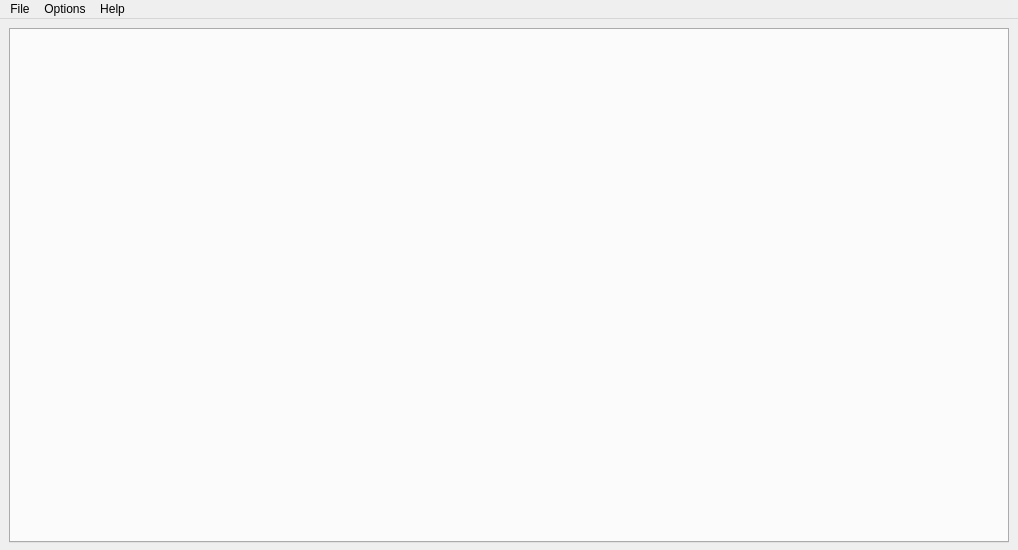
<?xml version="1.0" encoding="UTF-8"?>
<ui version="4.0">
 <class>MainWindow</class>
 <widget class="QMainWindow" name="MainWindow">
  <property name="windowModality">
   <enum>Qt::NonModal</enum>
  </property>
  <property name="geometry">
   <rect>
    <x>0</x>
    <y>0</y>
    <width>1018</width>
    <height>550</height>
   </rect>
  </property>
  <property name="sizePolicy">
   <sizepolicy hsizetype="MinimumExpanding" vsizetype="MinimumExpanding">
    <horstretch>0</horstretch>
    <verstretch>0</verstretch>
   </sizepolicy>
  </property>
  <property name="minimumSize">
   <size>
    <width>1010</width>
    <height>525</height>
   </size>
  </property>
  <property name="maximumSize">
   <size>
    <width>1018</width>
    <height>550</height>
   </size>
  </property>
  <property name="windowTitle">
   <string>YouTube Download</string>
  </property>
  <property name="windowIcon">
   <iconset>
    <normaloff>../assets/ytdl.png</normaloff>../assets/ytdl.png</iconset>
  </property>
  <property name="autoFillBackground">
   <bool>true</bool>
  </property>
  <property name="tabShape">
   <enum>QTabWidget::Rounded</enum>
  </property>
  <property name="unifiedTitleAndToolBarOnMac">
   <bool>false</bool>
  </property>
  <widget class="QWidget" name="centralwidget">
   <property name="sizePolicy">
    <sizepolicy hsizetype="Fixed" vsizetype="Fixed">
     <horstretch>0</horstretch>
     <verstretch>0</verstretch>
    </sizepolicy>
   </property>
   <layout class="QGridLayout" name="gridLayout">
    <item row="0" column="0">
     <widget class="QTabWidget" name="tab_manager">
      <property name="sizePolicy">
       <sizepolicy hsizetype="Fixed" vsizetype="Fixed">
        <horstretch>0</horstretch>
        <verstretch>0</verstretch>
       </sizepolicy>
      </property>
      <property name="minimumSize">
       <size>
        <width>1000</width>
        <height>515</height>
       </size>
      </property>
      <property name="currentIndex">
       <number>-1</number>
      </property>
     </widget>
    </item>
   </layout>
  </widget>
  <widget class="QMenuBar" name="menubar">
   <property name="geometry">
    <rect>
     <x>0</x>
     <y>0</y>
     <width>1018</width>
     <height>21</height>
    </rect>
   </property>
   <widget class="QMenu" name="options">
    <property name="title">
     <string>Options</string>
    </property>
    <addaction name="actionAdvanced_Preferences"/>
   </widget>
   <widget class="QMenu" name="help">
    <property name="title">
     <string>Help</string>
    </property>
    <addaction name="actionReport_Bug"/>
    <addaction name="actionCheck_for_updates"/>
    <addaction name="separator"/>
    <addaction name="about"/>
   </widget>
   <widget class="QMenu" name="file">
    <property name="title">
     <string>File</string>
    </property>
    <addaction name="exit"/>
   </widget>
   <addaction name="file"/>
   <addaction name="options"/>
   <addaction name="help"/>
  </widget>
  <action name="actionAdvanced_Preferences">
   <property name="enabled">
    <bool>false</bool>
   </property>
   <property name="text">
    <string>Preferences</string>
   </property>
  </action>
  <action name="actionCheck_for_updates">
   <property name="enabled">
    <bool>false</bool>
   </property>
   <property name="text">
    <string>Check for updates...</string>
   </property>
  </action>
  <action name="about">
   <property name="text">
    <string>About</string>
   </property>
  </action>
  <action name="actionNew_Window">
   <property name="text">
    <string>New Window</string>
   </property>
  </action>
  <action name="exit">
   <property name="text">
    <string>Exit</string>
   </property>
  </action>
  <action name="actionReport_Bug">
   <property name="enabled">
    <bool>false</bool>
   </property>
   <property name="text">
    <string>Report Bug</string>
   </property>
  </action>
 </widget>
 <resources/>
 <connections/>
</ui>
